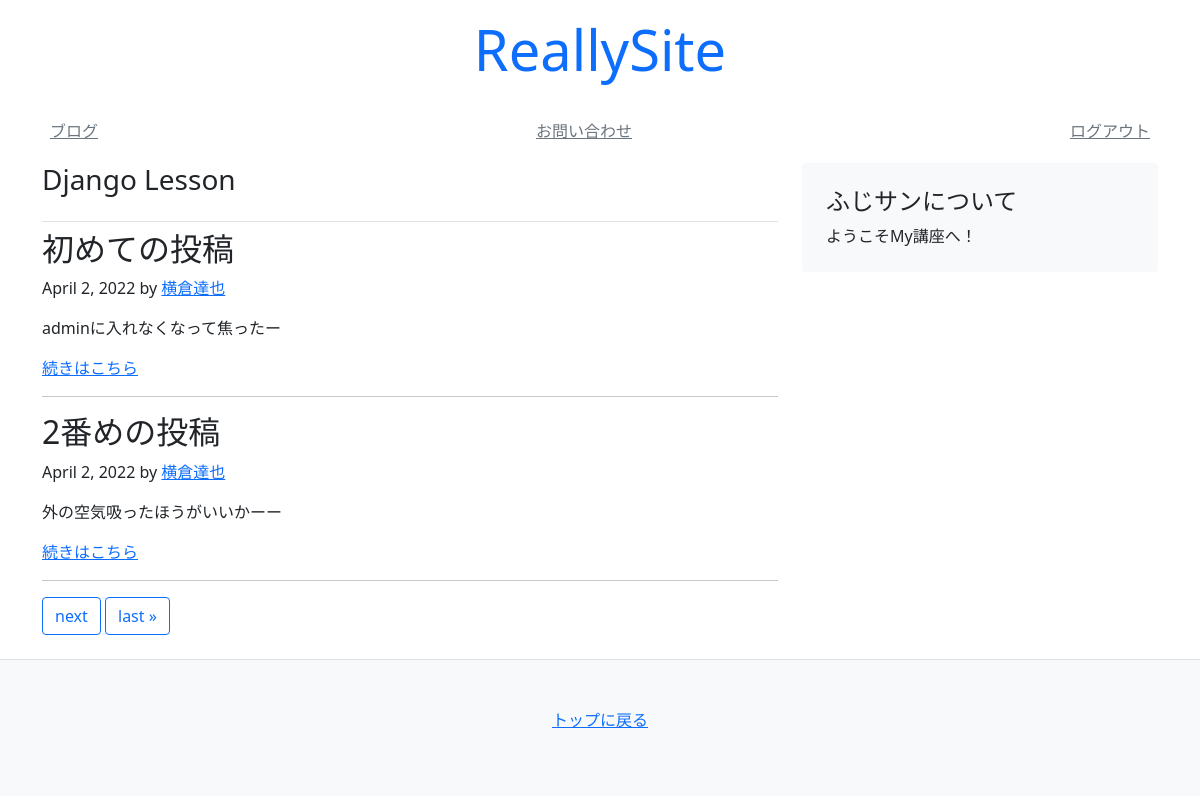
The app's page /blog/ (signed in) with its own data.
### blog/models.py (models this page shows)
class Article(models.Model):
    title = models.CharField(default="", max_length=30)
    text = models.TextField(default="")
    author = models.CharField(default="", max_length=30)
    created_at = models.DateField(auto_now_add=True)
    updated_at = models.DateField(auto_now=True)

### blog/views.py (the view)
# urls.py: path('', views.index),
def index(request):
    objs = Article.objects.all()
    paginator = Paginator(objs, 2)
    page_number = request.GET.get('page')
    context = {
        'page_obj': paginator.get_page(page_number),
        'page_number': page_number
    }
    return render(request, 'blog/blogs.html', context)

### templates/blog/blogs.html
{% extends 'mysite/base.html' %} {% block content %}
<main class="container">
  <div class="row">
    <div class="col-md-8">
      <h3 class="pb-4 font-italic border-bottom">Django Lesson</h3>
      {% for obj in page_obj %}
      <div class="blog-post">
        <h2 class="blog-post-title">{{ obj.title }}</h2>
        <p class="blog-post-meta">
          {{ obj.created_at }} by
          <a href="#">{{ obj.author }}</a>
        </p>
        <p>{{ obj.text }}</p>
        <a href="/blog/{{ obj.id }}">続きはこちら</a>
      </div>
      <hr />
      {% endfor %} {% include 'mysite/snippets/pagination.html' %}
    </div>
    {% include 'mysite/snippets/sidebar.html' %}
  </div>
</main>
{% endblock %}

### records on screen
Article: title "初めての投稿", created_at "April 2, 2022", author "横倉達也", text "adminに入れなくなって焦ったー"
Article: title "2番めの投稿", created_at "April 2, 2022", author "横倉達也", text "外の空気吸ったほうがいいかーー"
